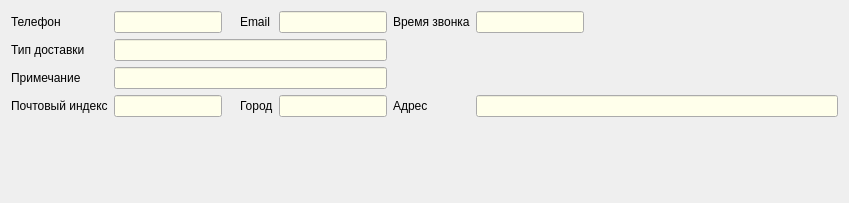
             <widget class="QWidget" name="tabDelivery">
              <attribute name="title">
               <string>Доставка</string>
              </attribute>
              <layout class="QGridLayout" name="gridLayout">
               <item row="0" column="4">
                <widget class="QLabel" name="label_8">
                 <property name="text">
                  <string>Email</string>
                 </property>
                </widget>
               </item>
               <item row="0" column="0">
                <widget class="QLabel" name="label_7">
                 <property name="text">
                  <string>Телефон</string>
                 </property>
                </widget>
               </item>
               <item row="0" column="1">
                <widget class="QLineEdit" name="lineEditPhoneDelivery">
                 <property name="sizePolicy">
                  <sizepolicy hsizetype="Preferred" vsizetype="Fixed">
                   <horstretch>0</horstretch>
                   <verstretch>0</verstretch>
                  </sizepolicy>
                 </property>
                 <property name="palette">
                  <palette>
                   <active>
                    <colorrole role="Base">
                     <brush brushstyle="SolidPattern">
                      <color alpha="255">
                       <red>255</red>
                       <green>255</green>
                       <blue>235</blue>
                      </color>
                     </brush>
                    </colorrole>
                   </active>
                   <inactive>
                    <colorrole role="Base">
                     <brush brushstyle="SolidPattern">
                      <color alpha="255">
                       <red>255</red>
                       <green>255</green>
                       <blue>235</blue>
                      </color>
                     </brush>
                    </colorrole>
                   </inactive>
                   <disabled>
                    <colorrole role="Base">
                     <brush brushstyle="SolidPattern">
                      <color alpha="255">
                       <red>240</red>
                       <green>240</green>
                       <blue>240</blue>
                      </color>
                     </brush>
                    </colorrole>
                   </disabled>
                  </palette>
                 </property>
                 <property name="readOnly">
                  <bool>true</bool>
                 </property>
                </widget>
               </item>
               <item row="0" column="7">
                <widget class="QLineEdit" name="lineEditTimeCallDelivery">
                 <property name="sizePolicy">
                  <sizepolicy hsizetype="Preferred" vsizetype="Fixed">
                   <horstretch>0</horstretch>
                   <verstretch>0</verstretch>
                  </sizepolicy>
                 </property>
                 <property name="palette">
                  <palette>
                   <active>
                    <colorrole role="Base">
                     <brush brushstyle="SolidPattern">
                      <color alpha="255">
                       <red>255</red>
                       <green>255</green>
                       <blue>235</blue>
                      </color>
                     </brush>
                    </colorrole>
                   </active>
                   <inactive>
                    <colorrole role="Base">
                     <brush brushstyle="SolidPattern">
                      <color alpha="255">
                       <red>255</red>
                       <green>255</green>
                       <blue>235</blue>
                      </color>
                     </brush>
                    </colorrole>
                   </inactive>
                   <disabled>
                    <colorrole role="Base">
                     <brush brushstyle="SolidPattern">
                      <color alpha="255">
                       <red>240</red>
                       <green>240</green>
                       <blue>240</blue>
                      </color>
                     </brush>
                    </colorrole>
                   </disabled>
                  </palette>
                 </property>
                 <property name="readOnly">
                  <bool>true</bool>
                 </property>
                </widget>
               </item>
               <item row="1" column="0">
                <widget class="QLabel" name="label_10">
                 <property name="text">
                  <string>Тип доставки</string>
                 </property>
                </widget>
               </item>
               <item row="0" column="8">
                <spacer name="horizontalSpacer_5">
                 <property name="orientation">
                  <enum>Qt::Horizontal</enum>
                 </property>
                 <property name="sizeHint" stdset="0">
                  <size>
                   <width>248</width>
                   <height>20</height>
                  </size>
                 </property>
                </spacer>
               </item>
               <item row="0" column="6">
                <widget class="QLabel" name="label_12">
                 <property name="text">
                  <string>Время звонка</string>
                 </property>
                </widget>
               </item>
               <item row="3" column="1">
                <widget class="QLineEdit" name="lineEditPostIndex">
                 <property name="palette">
                  <palette>
                   <active>
                    <colorrole role="Base">
                     <brush brushstyle="SolidPattern">
                      <color alpha="255">
                       <red>255</red>
                       <green>255</green>
                       <blue>235</blue>
                      </color>
                     </brush>
                    </colorrole>
                   </active>
                   <inactive>
                    <colorrole role="Base">
                     <brush brushstyle="SolidPattern">
                      <color alpha="255">
                       <red>255</red>
                       <green>255</green>
                       <blue>235</blue>
                      </color>
                     </brush>
                    </colorrole>
                   </inactive>
                   <disabled>
                    <colorrole role="Base">
                     <brush brushstyle="SolidPattern">
                      <color alpha="255">
                       <red>240</red>
                       <green>240</green>
                       <blue>240</blue>
                      </color>
                     </brush>
                    </colorrole>
                   </disabled>
                  </palette>
                 </property>
                 <property name="readOnly">
                  <bool>true</bool>
                 </property>
                </widget>
               </item>
               <item row="0" column="5">
                <widget class="QLineEdit" name="lineEditEmailDelivery">
                 <property name="sizePolicy">
                  <sizepolicy hsizetype="Preferred" vsizetype="Fixed">
                   <horstretch>0</horstretch>
                   <verstretch>0</verstretch>
                  </sizepolicy>
                 </property>
                 <property name="palette">
                  <palette>
                   <active>
                    <colorrole role="Base">
                     <brush brushstyle="SolidPattern">
                      <color alpha="255">
                       <red>255</red>
                       <green>255</green>
                       <blue>235</blue>
                      </color>
                     </brush>
                    </colorrole>
                   </active>
                   <inactive>
                    <colorrole role="Base">
                     <brush brushstyle="SolidPattern">
                      <color alpha="255">
                       <red>255</red>
                       <green>255</green>
                       <blue>235</blue>
                      </color>
                     </brush>
                    </colorrole>
                   </inactive>
                   <disabled>
                    <colorrole role="Base">
                     <brush brushstyle="SolidPattern">
                      <color alpha="255">
                       <red>240</red>
                       <green>240</green>
                       <blue>240</blue>
                      </color>
                     </brush>
                    </colorrole>
                   </disabled>
                  </palette>
                 </property>
                 <property name="readOnly">
                  <bool>true</bool>
                 </property>
                </widget>
               </item>
               <item row="6" column="7">
                <spacer name="verticalSpacer">
                 <property name="orientation">
                  <enum>Qt::Vertical</enum>
                 </property>
                 <property name="sizeHint" stdset="0">
                  <size>
                   <width>20</width>
                   <height>75</height>
                  </size>
                 </property>
                </spacer>
               </item>
               <item row="3" column="0">
                <widget class="QLabel" name="label_11">
                 <property name="text">
                  <string>Почтовый индекс</string>
                 </property>
                </widget>
               </item>
               <item row="3" column="7" colspan="2">
                <widget class="QLineEdit" name="lineEditAddressDelivery">
                 <property name="palette">
                  <palette>
                   <active>
                    <colorrole role="Base">
                     <brush brushstyle="SolidPattern">
                      <color alpha="255">
                       <red>255</red>
                       <green>255</green>
                       <blue>235</blue>
                      </color>
                     </brush>
                    </colorrole>
                   </active>
                   <inactive>
                    <colorrole role="Base">
                     <brush brushstyle="SolidPattern">
                      <color alpha="255">
                       <red>255</red>
                       <green>255</green>
                       <blue>235</blue>
                      </color>
                     </brush>
                    </colorrole>
                   </inactive>
                   <disabled>
                    <colorrole role="Base">
                     <brush brushstyle="SolidPattern">
                      <color alpha="255">
                       <red>240</red>
                       <green>240</green>
                       <blue>240</blue>
                      </color>
                     </brush>
                    </colorrole>
                   </disabled>
                  </palette>
                 </property>
                 <property name="readOnly">
                  <bool>true</bool>
                 </property>
                </widget>
               </item>
               <item row="2" column="0">
                <widget class="QLabel" name="label_13">
                 <property name="text">
                  <string>Примечание</string>
                 </property>
                </widget>
               </item>
               <item row="2" column="1" colspan="5">
                <widget class="QLineEdit" name="lineEditDeliveryNote">
                 <property name="palette">
                  <palette>
                   <active>
                    <colorrole role="Base">
                     <brush brushstyle="SolidPattern">
                      <color alpha="255">
                       <red>255</red>
                       <green>255</green>
                       <blue>235</blue>
                      </color>
                     </brush>
                    </colorrole>
                   </active>
                   <inactive>
                    <colorrole role="Base">
                     <brush brushstyle="SolidPattern">
                      <color alpha="255">
                       <red>255</red>
                       <green>255</green>
                       <blue>235</blue>
                      </color>
                     </brush>
                    </colorrole>
                   </inactive>
                   <disabled>
                    <colorrole role="Base">
                     <brush brushstyle="SolidPattern">
                      <color alpha="255">
                       <red>240</red>
                       <green>240</green>
                       <blue>240</blue>
                      </color>
                     </brush>
                    </colorrole>
                   </disabled>
                  </palette>
                 </property>
                 <property name="readOnly">
                  <bool>true</bool>
                 </property>
                </widget>
               </item>
               <item row="1" column="1" colspan="5">
                <widget class="QLineEdit" name="lineEditTypeDelivery">
                 <property name="sizePolicy">
                  <sizepolicy hsizetype="Preferred" vsizetype="Fixed">
                   <horstretch>0</horstretch>
                   <verstretch>0</verstretch>
                  </sizepolicy>
                 </property>
                 <property name="palette">
                  <palette>
                   <active>
                    <colorrole role="Base">
                     <brush brushstyle="SolidPattern">
                      <color alpha="255">
                       <red>255</red>
                       <green>255</green>
                       <blue>235</blue>
                      </color>
                     </brush>
                    </colorrole>
                   </active>
                   <inactive>
                    <colorrole role="Base">
                     <brush brushstyle="SolidPattern">
                      <color alpha="255">
                       <red>255</red>
                       <green>255</green>
                       <blue>235</blue>
                      </color>
                     </brush>
                    </colorrole>
                   </inactive>
                   <disabled>
                    <colorrole role="Base">
                     <brush brushstyle="SolidPattern">
                      <color alpha="255">
                       <red>240</red>
                       <green>240</green>
                       <blue>240</blue>
                      </color>
                     </brush>
                    </colorrole>
                   </disabled>
                  </palette>
                 </property>
                 <property name="readOnly">
                  <bool>true</bool>
                 </property>
                </widget>
               </item>
               <item row="3" column="6">
                <widget class="QLabel" name="label_9">
                 <property name="text">
                  <string>Адрес</string>
                 </property>
                </widget>
               </item>
               <item row="3" column="5">
                <widget class="QLineEdit" name="lineEditDeliveryCity">
                 <property name="palette">
                  <palette>
                   <active>
                    <colorrole role="Base">
                     <brush brushstyle="SolidPattern">
                      <color alpha="255">
                       <red>255</red>
                       <green>255</green>
                       <blue>235</blue>
                      </color>
                     </brush>
                    </colorrole>
                   </active>
                   <inactive>
                    <colorrole role="Base">
                     <brush brushstyle="SolidPattern">
                      <color alpha="255">
                       <red>255</red>
                       <green>255</green>
                       <blue>235</blue>
                      </color>
                     </brush>
                    </colorrole>
                   </inactive>
                   <disabled>
                    <colorrole role="Base">
                     <brush brushstyle="SolidPattern">
                      <color alpha="255">
                       <red>240</red>
                       <green>240</green>
                       <blue>240</blue>
                      </color>
                     </brush>
                    </colorrole>
                   </disabled>
                  </palette>
                 </property>
                 <property name="readOnly">
                  <bool>true</bool>
                 </property>
                </widget>
               </item>
               <item row="3" column="4">
                <widget class="QLabel" name="label_14">
                 <property name="text">
                  <string>Город</string>
                 </property>
                </widget>
               </item>
              </layout>
             </widget>
